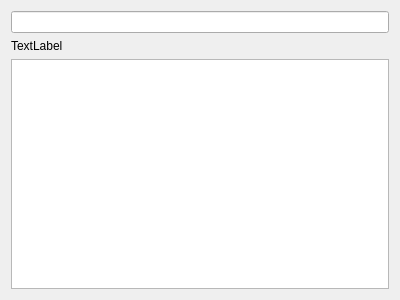
<?xml version="1.0" encoding="UTF-8"?>
<ui version="4.0">
 <class>imagewidget</class>
 <widget class="QWidget" name="imagewidget">
  <property name="geometry">
   <rect>
    <x>0</x>
    <y>0</y>
    <width>400</width>
    <height>300</height>
   </rect>
  </property>
  <property name="windowTitle">
   <string>Form</string>
  </property>
  <layout class="QVBoxLayout" name="verticalLayout">
   <item>
    <widget class="QLineEdit" name="lineEdit"/>
   </item>
   <item>
    <widget class="QLabel" name="label">
     <property name="text">
      <string>TextLabel</string>
     </property>
    </widget>
   </item>
   <item>
    <widget class="QTextEdit" name="textEdit"/>
   </item>
  </layout>
 </widget>
 <resources/>
 <connections/>
</ui>
